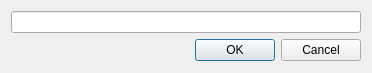
<?xml version="1.0" encoding="UTF-8"?>
<ui version="4.0">
 <class>ChangeTextDialog</class>
 <widget class="QDialog" name="ChangeTextDialog">
  <property name="geometry">
   <rect>
    <x>0</x>
    <y>0</y>
    <width>372</width>
    <height>73</height>
   </rect>
  </property>
  <property name="windowTitle">
   <string>Dialog</string>
  </property>
  <layout class="QVBoxLayout" name="verticalLayout">
   <item>
    <widget class="QLineEdit" name="lineEdit"/>
   </item>
   <item>
    <widget class="QDialogButtonBox" name="buttonBox">
     <property name="orientation">
      <enum>Qt::Horizontal</enum>
     </property>
     <property name="standardButtons">
      <set>QDialogButtonBox::Cancel|QDialogButtonBox::Ok</set>
     </property>
    </widget>
   </item>
  </layout>
 </widget>
 <resources/>
 <connections>
  <connection>
   <sender>buttonBox</sender>
   <signal>accepted()</signal>
   <receiver>ChangeTextDialog</receiver>
   <slot>accept()</slot>
   <hints>
    <hint type="sourcelabel">
     <x>248</x>
     <y>254</y>
    </hint>
    <hint type="destinationlabel">
     <x>157</x>
     <y>274</y>
    </hint>
   </hints>
  </connection>
  <connection>
   <sender>buttonBox</sender>
   <signal>rejected()</signal>
   <receiver>ChangeTextDialog</receiver>
   <slot>reject()</slot>
   <hints>
    <hint type="sourcelabel">
     <x>316</x>
     <y>260</y>
    </hint>
    <hint type="destinationlabel">
     <x>286</x>
     <y>274</y>
    </hint>
   </hints>
  </connection>
 </connections>
</ui>
